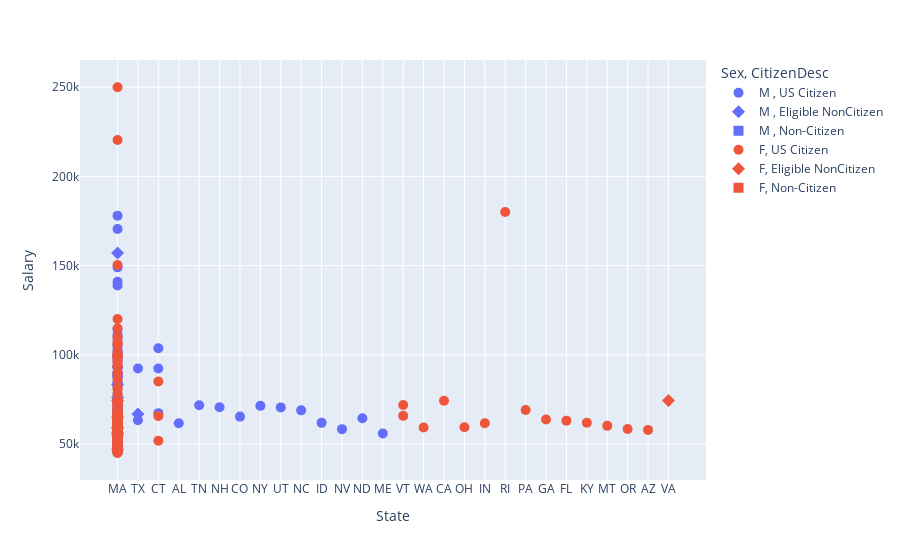

Source (notebook cell):
### Markdown cell above
#### **Scatterplot between State and Salary with distinct colour Sex and Distinct symbol of Citizen Description**

### Code cell
figg = px.scatter(df2, x= 'State', y= 'Salary', color= 'Sex', symbol='CitizenDesc',hover_data=['Employee_Name',	'Position',	'DOB',	'MaritalDesc', 'HispanicLatino', 'RaceDesc',
       'DateofHire', 'DateofTermination', 'TermReason', 'EmploymentStatus',
       'Department', 'ManagerName'])
figg.update_traces(marker_size=10)
figg.show()

### Figure 1 — Plotly figure (JSON) as saved in the notebook; plotly's stock layout.template omitted (floating-point values rounded to 4 significant figures; data arrays with more than 128 entries replaced by an {"elided": "..."} marker saying what was removed)
{"data": [{"customdata": {"elided": "128x12 str values"}, "hovertemplate": "Sex=M <br>CitizenDesc=US Citizen<br>State=%{x}<br>Salary=%{y}<br>Employee_Name=%{customdata[0]}<br>Position=%{customdata[1]}<br>DOB=%{customdata[2]}<br>MaritalDesc=%{customdata[3]}<br>HispanicLatino=%{customdata[4]}<br>RaceDesc=%{customdata[5]}<br>DateofHire=%{customdata[6]}<br>DateofTermination=%{customdata[7]}<br>TermReason=%{customdata[8]}<br>EmploymentStatus=%{customdata[9]}<br>Department=%{customdata[10]}<br>ManagerName=%{customdata[11]}<extra></extra>", "legendgroup": "M , US Citizen", "marker": {"color": "#636efa", "size": 10, "symbol": "circle"}, "mode": "markers", "name": "M , US Citizen", "orientation": "v", "showlegend": true, "type": "scatter", "x": ["MA", "MA", "MA", "MA", "MA", "TX", "MA", "MA", "MA", "MA", "MA", "CT", "MA", "MA", "MA", "MA", "MA", "MA", "MA", "MA", "MA", "MA", "MA", "MA", "MA", "MA", "MA", "MA", "CT", "MA", "MA", "AL", "MA", "MA", "MA", "MA", "MA", "MA", "MA", "MA", "MA", "MA", "MA", "MA", "CT", "MA", "MA", "MA", "MA", "MA", "MA", "MA", "MA", "TN", "MA", "MA", "NH", "MA", "MA", "MA", "CO", "MA", "MA", "NY", "MA", "MA", "MA", "MA", "MA", "MA", "MA", "UT", "MA", "MA", "TX", "MA", "MA", "MA", "MA", "MA", "MA", "MA", "MA", "MA", "MA", "MA", "MA", "NC", "MA", "MA", "MA", "MA", "MA", "MA", "MA", "ID", "MA", "MA", "MA", "MA", "MA", "MA", "MA", "MA", "MA", "MA", "MA", "MA", "MA", "MA", "NV", "MA", "MA", "MA", "MA", "MA", "MA", "ND", "MA", "MA", "MA", "ME", "MA", "MA", "MA", "MA", "MA", "MA"], "xaxis": "x", "y": [62506, 104437, 59365, 50178, 47211, 92328, 58709, 52505, 57834, 53250, 51044, 103613, 74312, 65288, 62162, 77692, 72640, 52846, 110929, 60380, 68678, 59369, 50373, 63108, 59144, 68051, 170500, 83552, 92329, 56991, 55722, 61568, 53189, 96820, 51259, 138888, 48888, 54285, 60340, 64057, 53366, 72609, 70187, 178000, 67251, 52249, 54933, 74679, 59892, 68898, 48285, 62957, 99020, 71707, 64246, 46998, 70545, 83082, 46837, 50482, 65310, 46654, 63973, 71339, 93206, 82758, 46120, 64520, 61962, 93046, 64738, 70468, 63450, 52788, 63291, 83667, 55800, 58207, 72106, 74417, 57575, 87921, 50470, 46664, 48495, 47414, 53060, 68829, 108987, 93093, 53564, 64724, 47001, 59472, 61729, 61809, 45115, 55578, 50428, 63353, 53180, 140920, 148999, 46428, 57975, 88527, 87826, 60656, 72992, 87565, 58273, 63003, 61355, 63025, 92989, 90100, 67176, 64397, 75281, 58523, 88976, 55875, 113999, 66541, 84903, 58371, 70507, 65893], "yaxis": "y"}, {"customdata": [["Chigurh, Anton", "Area Sales Manager", "06/11/70", "Single", "No", "Black or African American", "5/14/2012", null, "N/A-StillEmployed", "Active", "Sales", "Lynn Daneault"], ["Davis, Daniel", "Production Technician II", "09/14/79", "Single", "No", "Two or more races", "11/7/2011", null, "N/A-StillEmployed", "Active", "Production       ", "Kissy Sullivan"], ["Monroe, Peter", "IT Manager - Infra", "10/05/86", "Married", "Yes", "Black or African American", "2/15/2012", null, "N/A-StillEmployed", "Active", "IT/IS", "Jennifer Zamora"], ["Quinn, Sean", "Software Engineer", "11/06/84", "Married", "No", "Black or African American", "2/21/2011", "8/15/2015", "career change", "Voluntarily Terminated", "Software Engineering", "Janet King"], ["Turpin, Jumil", "Network Engineer", "03/31/69", "Married", "No", "White", "3/30/2015", null, "N/A-StillEmployed", "Active", "IT/IS", "Peter Monroe"], ["Wilber, Barry", "Production Technician I", "09/09/65", "Married", "No", "White", "5/16/2011", "9/7/2015", "unhappy", "Voluntarily Terminated", "Production       ", "Amy Dunn"]], "hovertemplate": "Sex=M <br>CitizenDesc=Eligible NonCitizen<br>State=%{x}<br>Salary=%{y}<br>Employee_Name=%{customdata[0]}<br>Position=%{customdata[1]}<br>DOB=%{customdata[2]}<br>MaritalDesc=%{customdata[3]}<br>HispanicLatino=%{customdata[4]}<br>RaceDesc=%{customdata[5]}<br>DateofHire=%{customdata[6]}<br>DateofTermination=%{customdata[7]}<br>TermReason=%{customdata[8]}<br>EmploymentStatus=%{customdata[9]}<br>Department=%{customdata[10]}<br>ManagerName=%{customdata[11]}<extra></extra>", "legendgroup": "M , Eligible NonCitizen", "marker": {"color": "#636efa", "size": 10, "symbol": "diamond"}, "mode": "markers", "name": "M , Eligible NonCitizen", "orientation": "v", "showlegend": true, "type": "scatter", "x": ["TX", "MA", "MA", "MA", "MA", "MA"], "xaxis": "x", "y": [66808, 56294, 157000, 83363, 76029, 55140], "yaxis": "y"}, {"customdata": [["True, Edward", "Software Engineer", "06/14/83", "Single", "No", "Black or African American", "2/18/2013", "4/15/2018", "medical issues", "Voluntarily Terminated", "Software Engineering", "Alex Sweetwater"]], "hovertemplate": "Sex=M <br>CitizenDesc=Non-Citizen<br>State=%{x}<br>Salary=%{y}<br>Employee_Name=%{customdata[0]}<br>Position=%{customdata[1]}<br>DOB=%{customdata[2]}<br>MaritalDesc=%{customdata[3]}<br>HispanicLatino=%{customdata[4]}<br>RaceDesc=%{customdata[5]}<br>DateofHire=%{customdata[6]}<br>DateofTermination=%{customdata[7]}<br>TermReason=%{customdata[8]}<br>EmploymentStatus=%{customdata[9]}<br>Department=%{customdata[10]}<br>ManagerName=%{customdata[11]}<extra></extra>", "legendgroup": "M , Non-Citizen", "marker": {"color": "#636efa", "size": 10, "symbol": "square"}, "mode": "markers", "name": "M , Non-Citizen", "orientation": "v", "showlegend": true, "type": "scatter", "x": ["MA"], "xaxis": "x", "y": [100416], "yaxis": "y"}, {"customdata": {"elided": "167x12 str values"}, "hovertemplate": "Sex=F<br>CitizenDesc=US Citizen<br>State=%{x}<br>Salary=%{y}<br>Employee_Name=%{customdata[0]}<br>Position=%{customdata[1]}<br>DOB=%{customdata[2]}<br>MaritalDesc=%{customdata[3]}<br>HispanicLatino=%{customdata[4]}<br>RaceDesc=%{customdata[5]}<br>DateofHire=%{customdata[6]}<br>DateofTermination=%{customdata[7]}<br>TermReason=%{customdata[8]}<br>EmploymentStatus=%{customdata[9]}<br>Department=%{customdata[10]}<br>ManagerName=%{customdata[11]}<extra></extra>", "legendgroup": "F, US Citizen", "marker": {"color": "#EF553B", "size": 10, "symbol": "circle"}, "mode": "markers", "name": "F, US Citizen", "orientation": "v", "showlegend": true, "type": "scatter", "x": {"elided": "167 str values"}, "xaxis": "x", "y": {"elided": "167 int values"}, "yaxis": "y"}, {"customdata": [["Beatrice, Courtney ", "Production Technician I", "10/27/70", "Single", "No", "White", "4/4/2011", null, "N/A-StillEmployed", "Active", "Production       ", "Elijiah Gray"], ["Bunbury, Jessica", "Area Sales Manager", "06/01/64", "Married", "No", "Black or African American", "8/15/2011", "8/2/2014", "Another position", "Voluntarily Terminated", "Sales", "John Smith"], ["Petingill, Shana  ", "Production Technician II", "03/10/79", "Married", "No", "Asian", "4/2/2012", null, "N/A-StillEmployed", "Active", "Production       ", "Brannon Miller"], ["Power, Morissa", "Production Technician I", "10/15/84", "Divorced", "No", "Asian", "5/16/2011", "6/4/2018", "Another position", "Voluntarily Terminated", "Production       ", "Kissy Sullivan"], ["Roberson, May", "Production Technician II", "09/05/81", "Divorced", "No", "Black or African American", "9/26/2011", "10/22/2011", "return to school", "Voluntarily Terminated", "Production       ", "David Stanley"], ["Sutwell, Barbara", "Production Technician I", "08/15/68", "Single", "No", "Asian", "5/14/2012", null, "N/A-StillEmployed", "Active", "Production       ", "Elijiah Gray"]], "hovertemplate": "Sex=F<br>CitizenDesc=Eligible NonCitizen<br>State=%{x}<br>Salary=%{y}<br>Employee_Name=%{customdata[0]}<br>Position=%{customdata[1]}<br>DOB=%{customdata[2]}<br>MaritalDesc=%{customdata[3]}<br>HispanicLatino=%{customdata[4]}<br>RaceDesc=%{customdata[5]}<br>DateofHire=%{customdata[6]}<br>DateofTermination=%{customdata[7]}<br>TermReason=%{customdata[8]}<br>EmploymentStatus=%{customdata[9]}<br>Department=%{customdata[10]}<br>ManagerName=%{customdata[11]}<extra></extra>", "legendgroup": "F, Eligible NonCitizen", "marker": {"color": "#EF553B", "size": 10, "symbol": "diamond"}, "mode": "markers", "name": "F, Eligible NonCitizen", "orientation": "v", "showlegend": true, "type": "scatter", "x": ["MA", "VA", "MA", "MA", "MA", "MA"], "xaxis": "x", "y": [59026, 74326, 74226, 46799, 64971, 59238], "yaxis": "y"}, {"customdata": [["Cierpiszewski, Caroline  ", "Production Technician I", "05/31/88", "Single", "No", "Black or African American", "10/3/2011", null, "N/A-StillEmployed", "Active", "Production       ", "Ketsia Liebig"], ["Homberger, Adrienne  J", "Production Technician II", "02/16/84", "Married", "No", "White", "8/15/2011", "4/7/2012", "relocation out of area", "Voluntarily Terminated", "Production       ", "Michael Albert"], ["Tavares, Desiree  ", "Production Technician I", "04/03/75", "Married", "No", "Black or African American", "4/27/2009", "4/1/2013", "Another position", "Voluntarily Terminated", "Production       ", "Webster Butler"]], "hovertemplate": "Sex=F<br>CitizenDesc=Non-Citizen<br>State=%{x}<br>Salary=%{y}<br>Employee_Name=%{customdata[0]}<br>Position=%{customdata[1]}<br>DOB=%{customdata[2]}<br>MaritalDesc=%{customdata[3]}<br>HispanicLatino=%{customdata[4]}<br>RaceDesc=%{customdata[5]}<br>DateofHire=%{customdata[6]}<br>DateofTermination=%{customdata[7]}<br>TermReason=%{customdata[8]}<br>EmploymentStatus=%{customdata[9]}<br>Department=%{customdata[10]}<br>ManagerName=%{customdata[11]}<extra></extra>", "legendgroup": "F, Non-Citizen", "marker": {"color": "#EF553B", "size": 10, "symbol": "square"}, "mode": "markers", "name": "F, Non-Citizen", "orientation": "v", "showlegend": true, "type": "scatter", "x": ["MA", "MA", "MA"], "xaxis": "x", "y": [64816, 63478, 60754], "yaxis": "y"}], "layout": {"legend": {"title": {"text": "Sex, CitizenDesc"}, "tracegroupgap": 0}, "margin": {"t": 60}, "xaxis": {"anchor": "y", "domain": [0, 1], "title": {"text": "State"}}, "yaxis": {"anchor": "x", "domain": [0, 1], "title": {"text": "Salary"}}}}
